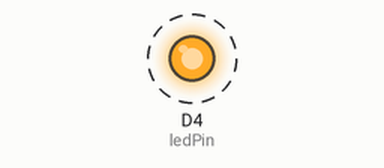
Bench run of a sketch on a simulated ESP8266 (NodeMCU). On the bench: output pins drawn as LEDs (lit = HIGH). Dashed ring = blinking.

Above: at 0.2 s.
Timing chart, 0 to 3.0 s (numbered marks = the images above):
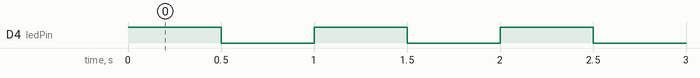

Measured:
- by itself, D4 (ledPin): alternates HIGH for 0.50 s and LOW for 0.50 s

The sketch:

led_blink.ino
```cpp
#define ledPin D4

void setup() {
  pinMode(ledPin, OUTPUT);

}

void loop() {
  digitalWrite(ledPin, HIGH);
  delay(500);
  digitalWrite(ledPin, LOW);
  delay(500);
}
```
